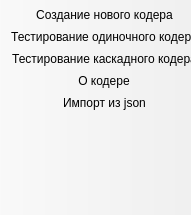
<?xml version="1.0" encoding="UTF-8"?>
<ui version="4.0">
    <class>main_window</class>
    <widget class="QMainWindow" name="main_window">
        <property name="enabled">
            <bool>true</bool>
        </property>
        <property name="geometry">
            <rect>
                <x>0</x>
                <y>0</y>
                <width>191</width>
                <height>215</height>
            </rect>
        </property>
        <property name="sizePolicy">
            <sizepolicy hsizetype="Fixed" vsizetype="Fixed">
                <horstretch>0</horstretch>
                <verstretch>0</verstretch>
            </sizepolicy>
        </property>
        <property name="minimumSize">
            <size>
                <width>100</width>
                <height>100</height>
            </size>
        </property>
        <property name="maximumSize">
            <size>
                <width>291</width>
                <height>215</height>
            </size>
        </property>
        <property name="focusPolicy">
            <enum>Qt::ClickFocus</enum>
        </property>
        <property name="contextMenuPolicy">
            <enum>Qt::DefaultContextMenu</enum>
        </property>
        <property name="windowTitle">
            <string>Test coder</string>
        </property>
        <property name="windowIcon">
            <iconset resource="../../../Resources/img/img.qrc">
                <normaloff>:/MainWindow/AddCoder.png</normaloff>:/MainWindow/AddCoder.png
            </iconset>
        </property>
        <property name="layoutDirection">
            <enum>Qt::LeftToRight</enum>
        </property>
        <property name="autoFillBackground">
            <bool>false</bool>
        </property>
        <property name="locale">
            <locale language="Russian" country="Belarus"/>
        </property>
        <property name="toolButtonStyle">
            <enum>Qt::ToolButtonTextUnderIcon</enum>
        </property>
        <property name="tabShape">
            <enum>QTabWidget::Rounded</enum>
        </property>
        <property name="dockNestingEnabled">
            <bool>false</bool>
        </property>
        <widget class="QWidget" name="centralwidget">
            <property name="sizePolicy">
                <sizepolicy hsizetype="MinimumExpanding" vsizetype="MinimumExpanding">
                    <horstretch>0</horstretch>
                    <verstretch>0</verstretch>
                </sizepolicy>
            </property>
            <property name="minimumSize">
                <size>
                    <width>100</width>
                    <height>100</height>
                </size>
            </property>
            <property name="maximumSize">
                <size>
                    <width>200</width>
                    <height>200</height>
                </size>
            </property>
            <property name="acceptDrops">
                <bool>false</bool>
            </property>
            <property name="layoutDirection">
                <enum>Qt::RightToLeft</enum>
            </property>
            <property name="locale">
                <locale language="Russian" country="Kyrgyzstan"/>
            </property>
        </widget>
        <widget class="QToolBar" name="main_tool_bar">
            <property name="minimumSize">
                <size>
                    <width>0</width>
                    <height>0</height>
                </size>
            </property>
            <property name="maximumSize">
                <size>
                    <width>16777214</width>
                    <height>16777214</height>
                </size>
            </property>
            <property name="focusPolicy">
                <enum>Qt::ClickFocus</enum>
            </property>
            <property name="windowTitle">
                <string>KitCoders</string>
            </property>
            <property name="autoFillBackground">
                <bool>false</bool>
            </property>
            <property name="movable">
                <bool>false</bool>
            </property>
            <property name="floatable">
                <bool>false</bool>
            </property>
            <attribute name="toolBarArea">
                <enum>LeftToolBarArea</enum>
            </attribute>
            <attribute name="toolBarBreak">
                <bool>false</bool>
            </attribute>
            <addaction name="action_create_new_coder"/>
            <addaction name="action_test_simple_coder"/>
            <addaction name="action_test_cascade_coder"/>
            <addaction name="action_about_coder"/>
            <addaction name="action_import_from_json"/>
        </widget>
        <action name="action_create_new_coder">
            <property name="checkable">
                <bool>false</bool>
            </property>
            <property name="icon">
                <iconset>
                    <normalon>:/MainWindow/AddCoder.png</normalon>
                </iconset>
            </property>
            <property name="text">
                <string>Создание нового кодера</string>
            </property>
            <property name="toolTip">
                <string>Создание нового кодера</string>
            </property>
            <property name="shortcut">
                <string>Ctrl+Shift+N</string>
            </property>
            <property name="priority">
                <enum>QAction::NormalPriority</enum>
            </property>
        </action>
        <action name="action_test_simple_coder">
            <property name="enabled">
                <bool>true</bool>
            </property>
            <property name="icon">
                <iconset resource="../../../Resources/img/img.qrc">
                    <normaloff>:/MainWindow/TestCoder.jpg</normaloff>
                    <normalon>:/MainWindow/AddCoder.png</normalon>:/MainWindow/TestCoder.jpg
                </iconset>
            </property>
            <property name="text">
                <string>Тестирование одиночного кодера</string>
            </property>
            <property name="toolTip">
                <string>Тестирование одиночного кодера</string>
            </property>
            <property name="shortcut">
                <string>Ctrl+Shift+T</string>
            </property>
            <property name="priority">
                <enum>QAction::NormalPriority</enum>
            </property>
        </action>
        <action name="action_test_cascade_coder">
            <property name="enabled">
                <bool>true</bool>
            </property>
            <property name="icon">
                <iconset resource="../../../Resources/img/img.qrc">
                    <normaloff>:/MainWindow/TestCoder.jpg</normaloff>
                    <normalon>:/MainWindow/AddCoder.png</normalon>:/MainWindow/TestCoder.jpg
                </iconset>
            </property>
            <property name="text">
                <string>Тестирование каскадного кодера</string>
            </property>
            <property name="toolTip">
                <string>Тестирование каскадного кодера</string>
            </property>
            <property name="shortcut">
                <string>Ctrl+Shift+K</string>
            </property>
            <property name="priority">
                <enum>QAction::NormalPriority</enum>
            </property>
        </action>
        <action name="action_about_coder">
            <property name="icon">
                <iconset resource="../../../Resources/img/img.qrc">
                    <normaloff>:/MainWindow/InformationCoder.png</normaloff>:/MainWindow/InformationCoder.png
                </iconset>
            </property>
            <property name="text">
                <string>О кодере</string>
            </property>
            <property name="toolTip">
                <string>О кодере</string>
            </property>
            <property name="shortcut">
                <string>Ctrl+Shift+H</string>
            </property>
        </action>
        <action name="action_import_from_json">
            <property name="text">
                <string>Импорт из json</string>
            </property>
            <property name="shortcut">
                <string>Ctrl+I</string>
            </property>
        </action>
    </widget>
    <resources>
        <include location="../../../Resources/img/img.qrc"/>
    </resources>
    <connections/>
</ui>
